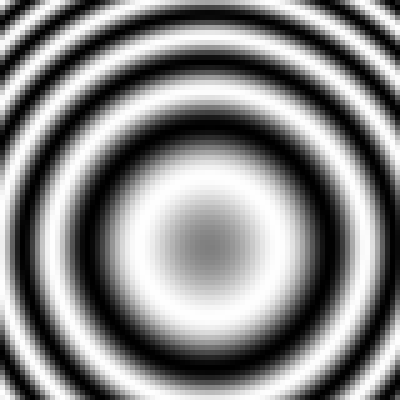
Frame 1 (no input)
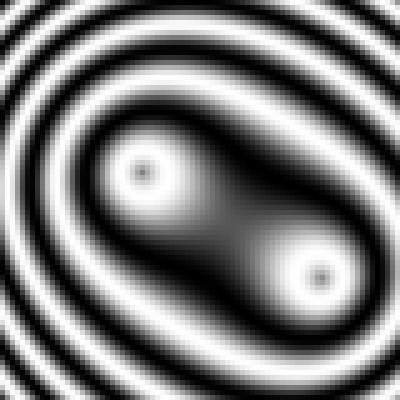
Frame 60 (the mouse pressed at the canvas centre just before this capture)
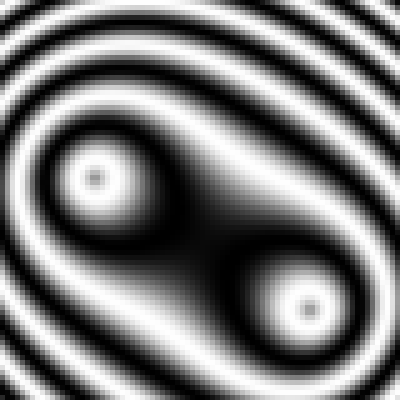
Frame 120 (the mouse held since frame 60 and released just before this capture)

The Processing sketch that drew these frames (run headless with seeded random() and noise(); from frame 60 on, the mouse is pressed at the canvas centre):

// Processing sketch: Plasma
// ── Plasma.pde
float phase = 0.0;
float phaseIncrement = 0.034;
float colorStretch = 0.008;

int resolution = 5;

int cols;
int rows;

void setup() 
{
  size(400, 400);
  cols = width / resolution;
  rows = height / resolution;
}

void draw()
{
  phase += phaseIncrement;
  float x1 = (sin(phase*1.000)+1.5) * width/15;
  float y1 = (sin(phase*1.310)+3) * height/25;
  
  float x2 = (sin(phase*1.770)+1.5) * width/15;
  float y2 = (sin(phase*2.065)+3) * height/25;
  
  for(int i = 0; i < rows; i++)
  {
    for(int j = 0; j < cols; j++)
    {
      //float distance = (j - x1)*(j - x1) + (i - y1)*(i - y1);
      float distance = dist(i, j, x1, y1);
      distance *= dist(i, j, x2, y2);
      
      //distance *= (j - x2)*(j - x2) + (i - y2)*(i - y2);
      //distance = sqrt(distance);
      
      float color_f = (sin( distance * colorStretch ) + 1.0) * 0.5;
      
      //color_f *= color_f;
      
      fill(map(color_f, 0, 1, 0, 255));
      noStroke();
      rect(i*resolution, j*resolution, resolution, resolution);
    }
  }
}
